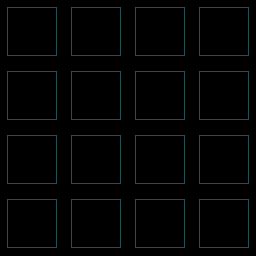

Tiled map render using the project's own tile images. Description and the whole map definition, tile-layer contents included, below:
An orthogonal 4x4 tile map with 64x64 px tiles, 1 tile layer (圖塊層 1).

<map version="1.8" tiledversion="1.11.0" orientation="orthogonal" renderorder="right-down" width="4" height="4" tilewidth="64" tileheight="64" infinite="0" nextlayerid="2" nextobjectid="1">
 <tileset firstgid="1" source="tiledtest64x64.tsx" />
 <layer id="1" name="圖塊層 1" width="4" height="4">
  <data encoding="csv">
4,4,4,4,
4,4,4,4,
4,4,4,4,
4,4,4,4
</data>
 </layer>
</map>
